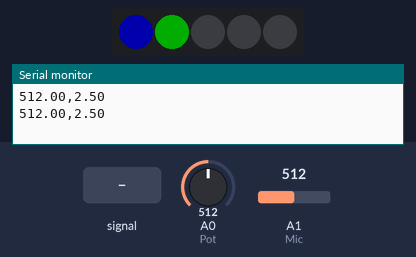
This sketch was run on a simulated Arduino Uno, built with avr-gcc and run on an emulated ATmega328P. Parts: 5 RGB LEDs in strip order, left to right, the last lines printed to the serial monitor. The test bench sets the inputs (shaded band); at power-on: A1 (Mic) = 512, A0 (Pot) = 512. Dim RGB values are drawn brighter than linear.

Above: at 1.2 s.
1.3 s: A1 (Mic) fed a 2 Hz sine of ±306 counts around its level
At 3.3 s:
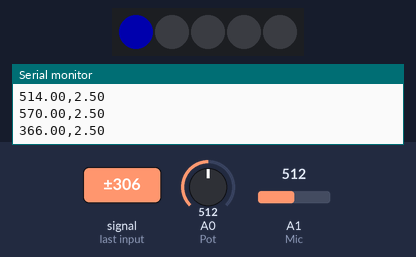
4.7 s: A1 (Mic) set to 810
At 6.2 s:
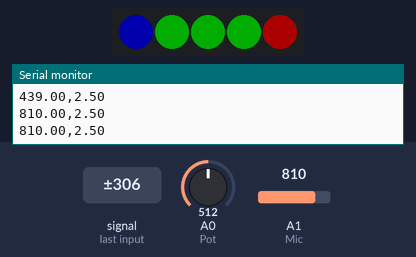
6.6 s: A1 (Mic) set to 788
At 7.9 s:
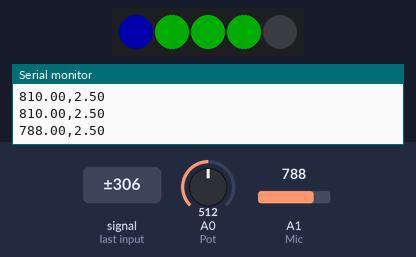
8.7 s: A1 (Mic) set to 900
At 9.6 s:
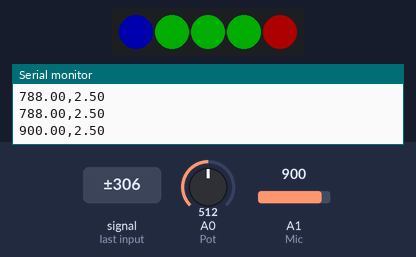
Timing chart, 0 to 11.7 s (numbered marks = the images above; inputs shaded):
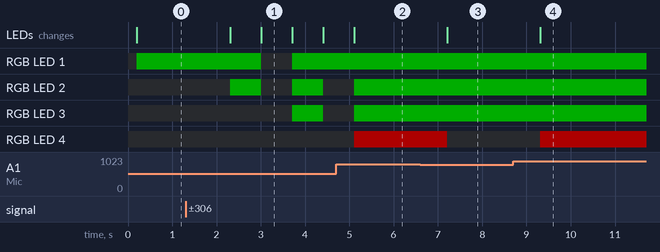

Measured:
- the behaviour switches between 801 and 800 on A1 (Mic) (found by bisection; images 2 and 3)
- after the input at 1.3 s, RGB LED 1: RGB(0, 50, 0) → off after 1.7 s, → RGB(0, 50, 0) 0.70 s later; RGB LED 2: alternates RGB(0, 50, 0) for 0.70 s and off for 0.70 s, starting after 1.0 s; RGB LED 3: off → RGB(0, 50, 0) after 2.4 s, → off 0.70 s later; the LEDs: first change after 1.0 s (image 1 shows a later state)
- after the input at 4.7 s, the LEDs: change after 0.41 s (image 2)
- after the input at 6.6 s, RGB LED 4: RGB(50, 0, 0) → off after 0.61 s; the LEDs: change after 0.61 s (image 3)
- after the input at 8.7 s, RGB LED 4: off → RGB(50, 0, 0) after 0.61 s; the LEDs: change after 0.61 s (image 4)
- what the display in image 1 shows lasts 0.7 s, from 3.0 s to 3.7 s

The sketch:

sketch_apr02a.ino
```cpp
#include <Adafruit_NeoPixel.h>
#ifdef __AVR__
  #include <avr/power.h>
#endif

Adafruit_NeoPixel pixels = Adafruit_NeoPixel(5, 6, NEO_GRB + NEO_KHZ800);
int Pot = A0;
int Mic = A1;

int sampleWindow = 200;

void setup() {
  // put your setup code here, to run once:
  Serial.begin(9600);
  pixels.begin();
}

void loop() {
  // put your main code here, to run repeatedly:

  int potVal = analogRead(Pot);
  double fpotVal = potVal / 204.6;

  int signalMax = 0;
  int signalMin = 1024;
  unsigned long start= millis();

  while (millis() - start < sampleWindow){
    int micVal = analogRead(Mic);
    if (micVal < 1024){
      if (micVal > signalMax){
         signalMax = micVal;
      } else if (micVal < signalMin){
       signalMin = micVal;
      }
    }
  }
  double fmicVal = ((signalMax + signalMin) / 2 );

  String outValue = String(fmicVal) + "," + String(fpotVal);

  Serial.println(outValue);

  if(fmicVal < 400){
    pixels.setPixelColor(0, pixels.Color(0,0,50));
    pixels.setPixelColor(1, pixels.Color(0,0,0));
    pixels.setPixelColor(2, pixels.Color(0,0,0));
    pixels.setPixelColor(3, pixels.Color(0,0,0));
    pixels.setPixelColor(4, pixels.Color(0,0,0));
    pixels.show();
  }else if(fmicVal > 400 && fmicVal <= 550){
    pixels.setPixelColor(0, pixels.Color(0,0,50));
    pixels.setPixelColor(1, pixels.Color(0,50,0));
    pixels.setPixelColor(2, pixels.Color(0,0,0));
    pixels.setPixelColor(3, pixels.Color(0,0,0));
    pixels.setPixelColor(4, pixels.Color(0,0,0));
    pixels.show();
  }else if(fmicVal > 550 && fmicVal <= 650){
    pixels.setPixelColor(0, pixels.Color(0,0,50));
    pixels.setPixelColor(1, pixels.Color(0,50,0));
    pixels.setPixelColor(2, pixels.Color(0,50,0));
    pixels.setPixelColor(3, pixels.Color(0,0,0));
    pixels.setPixelColor(4, pixels.Color(0,0,0));
    pixels.show();
  }else if(fmicVal > 650 && fmicVal <= 800){
    pixels.setPixelColor(0, pixels.Color(0,0,50));
    pixels.setPixelColor(1, pixels.Color(0,50,0));
    pixels.setPixelColor(2, pixels.Color(0,50,0));
    pixels.setPixelColor(3, pixels.Color(0,50,0));
    pixels.setPixelColor(4, pixels.Color(0,0,0));
    pixels.show();
  }else if(fmicVal > 800){
    pixels.setPixelColor(0, pixels.Color(0,0,50));
    pixels.setPixelColor(1, pixels.Color(0,50,0));
    pixels.setPixelColor(2, pixels.Color(0,50,0));
    pixels.setPixelColor(3, pixels.Color(0,50,0));
    pixels.setPixelColor(4, pixels.Color(50,0,0));
    pixels.show();
  }
  delay(500);
}
```
